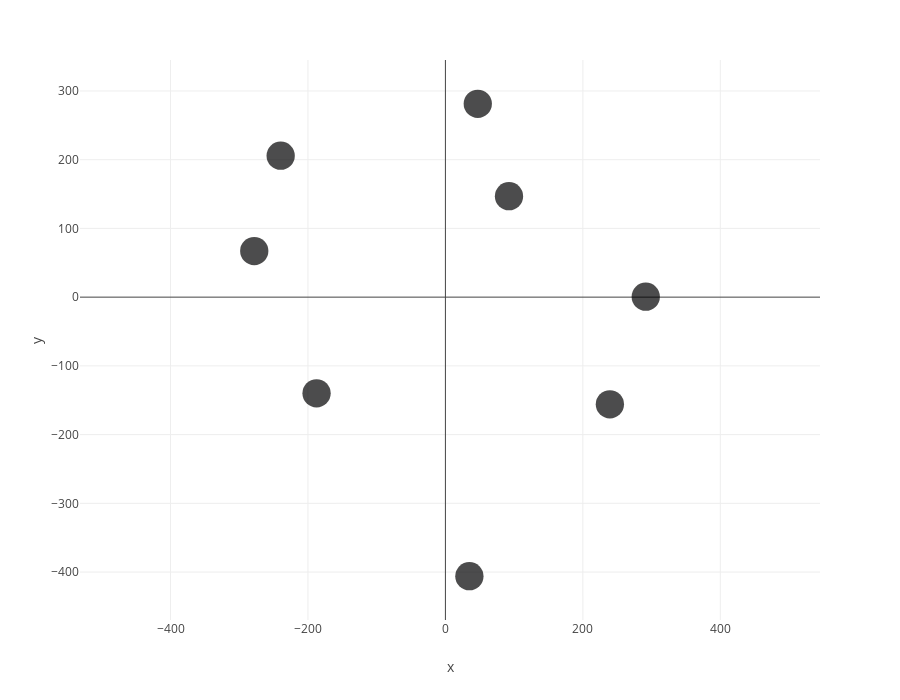

Source (notebook cell):
### Code cell
df_centroids, df_centroids_distances = calcul_centroids(df_points_selected)

fig = px.scatter(
    df_centroids.reset_index(),
    x='x',
    y='y',
    hover_name='index',
    height=700,
    size=[1] * df_centroids.shape[0],
)

fig.update_yaxes(scaleanchor="x", scaleratio=1)
fig.show()

df_centroids

### Figure 1 — Plotly figure (JSON) as saved in the notebook; plotly's stock layout.template omitted (floating-point values rounded to 4 significant figures)
{"data": [{"hovertemplate": "<b>%{hovertext}</b><br><br>x=%{x}<br>y=%{y}<br>size=%{marker.size}<extra></extra>", "hovertext": ["0", "1", "2", "3", "4", "5", "6", "7"], "legendgroup": "", "marker": {"color": "#000001", "size": [1, 1, 1, 1, 1, 1, 1, 1], "sizemode": "area", "sizeref": 0.0025, "symbol": "circle"}, "mode": "markers", "name": "", "orientation": "v", "showlegend": false, "x": [-278.2, 92.52, -187.5, 239.3, 34.89, 47.09, 291.5, -239.7], "xaxis": "x", "y": [67.11, 146.9, -139.9, -155.9, -406.0, 281.3, 0.6943, 205.9], "yaxis": "y", "type": "scatter"}], "layout": {"xaxis": {"anchor": "y", "domain": [0.0, 1.0], "title": {"text": "x"}}, "yaxis": {"anchor": "x", "domain": [0.0, 1.0], "title": {"text": "y"}, "scaleanchor": "x", "scaleratio": 1}, "legend": {"tracegroupgap": 0, "itemsizing": "constant"}, "margin": {"t": 60}, "height": 700}}
